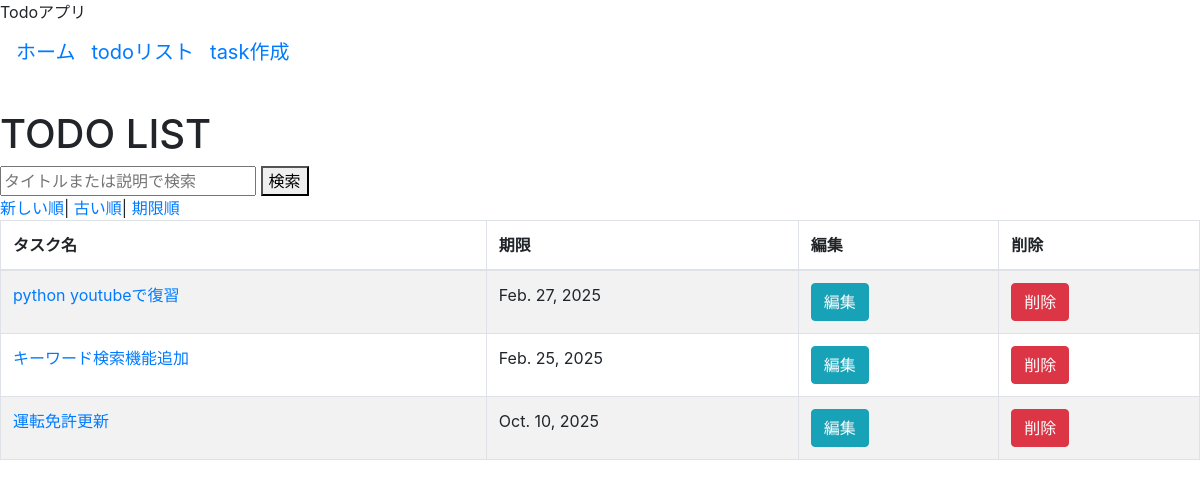
/todo/task_list/, run on the app's committed database.
### todo/models.py (models this page shows, shortened)
class Task(models.Model):
    title = models.CharField(max_length=50)
    description = models.TextField(blank=True)  # 空白可にする場合は`blank=True`
    expiry = models.DateField()
    created_at = models.DateTimeField(auto_now_add=True)  # auto_now_add=Trueで登録日がnowでDB保存
    class Meta:
        db_table='task'

### todo/views.py (the view)
# urls.py: path('task_list/',TaskListView.as_view(),name='task_list'),
class TaskListView(ListView): #task一覧を表示するページ
    model = Task
    template_name = 'todo/task_list.html'
    context_object_name = 'tasks'
    def get_queryset(self):
        query = super().get_queryset()
        keyword = self.request.GET.get('keyword', None)
        task_expiry = self.request.GET.get('task_expiry', None)
        if keyword:
            query = query.filter(Q(title__icontains=keyword) | Q(description__icontains=keyword))
        if task_expiry:
            query = query.filter(expiry=task_expiry)
        sort_options = {
            'created_at':'created_at', #登録した順番(古い順)のsort
            '-created_at':'-created_at', #登録した順番(新しい順)のsort
            'due_date':'expiry' ,  #task期限が早い順のsort
        }
        sort_by = self.request.GET.get('sort','-created_at')
        query = query.order_by(sort_options.get(sort_by, 'created_at'))
        return query

### templates/todo/task_list.html (shortened to what this page needs)
    {% extends 'base.html' %}
    {% block content %}
    <h1>TODO LIST</h1>
    <form method="get" action="{% url 'todo:task_list' %}">
        <input type="text" name="keyword" placeholder="タイトルまたは説明で検索" value="{{ request.GET.keyword }}">
        <button type="submit">検索</button><br>
    </form>
    <div>
    <a href="?sort=-created_at">新しい順</a>|
    <a href="?sort=created_at">古い順</a>|
    <a href="?sort=due_date">期限順</a>
    </div>
<div>
    <table class="table table-striped table-bordered">
    <thead>
        <tr>
        <th>タスク名</th>
        <th>期限</th>
        <th>編集</th>
        <th>削除</th>
        </tr>
    </thead>
    <tbody>
    {% for task in tasks %}
        <tr>
        <td><a href="{% url 'todo:task_detail' pk=task.id %}">{{ task.title }}</a></td>
        <td>{{ task.expiry }}</td>
        <td><a href="{% url 'todo:task_update' pk=task.id %}" class="btn btn-info">編集</a></td>
        <td><a href="{% url 'todo:task_delete' pk=task.id %}" class="btn btn-danger">削除</a></td>
        </tr>
    {% endfor %}
    </tbody>
    </table>
</div>
    {% endblock %}

### data on the page
Task: title "python youtubeで復習", expiry "Feb. 27, 2025"
Task: title "キーワード検索機能追加", expiry "Feb. 25, 2025"
Task: title "運転免許更新", expiry "Oct. 10, 2025"
